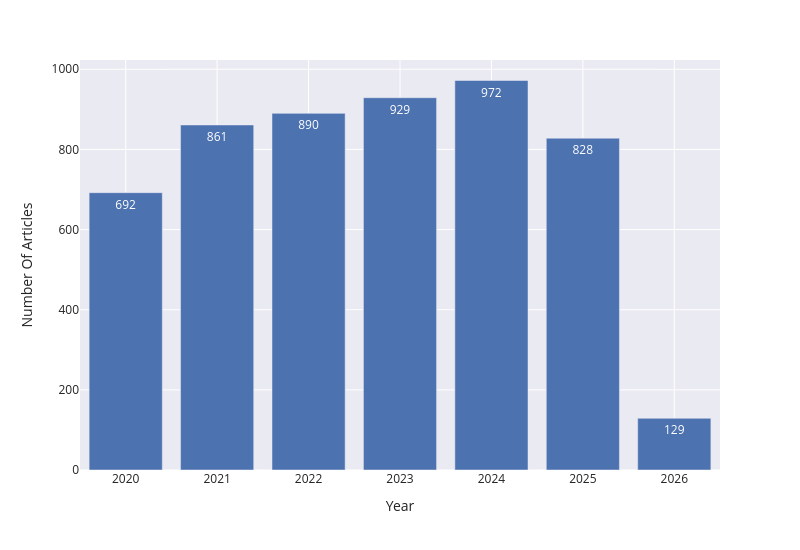

Notebook code for this chart:
### Code cell
fig = px.bar(
    data_frame=data[data['labled']]['date'].apply(lambda x : int(str(x)[:4]))
        .value_counts()
        .reset_index()
        .rename(columns={ "date" : "Year", "count" : "Number Of Articles" }),
    x="Year",
    y="Number Of Articles",
    text = "Number Of Articles",
    width=800,
    height=550
)

save_fig(fig, 'year_distribution_labled_only.pdf')
show(fig)

### Figure 1 — Plotly figure (JSON) as saved in the notebook; plotly's stock layout.template omitted (floating-point values rounded to 4 significant figures)
{"data": [{"hovertemplate": "Year=%{x}<br>Number Of Articles=%{text}<extra></extra>", "legendgroup": "", "marker": {"color": "rgb(76,114,176)", "pattern": {"shape": ""}}, "name": "", "orientation": "v", "showlegend": false, "text": [972.0, 929.0, 890.0, 861.0, 828.0, 692.0, 129.0], "textposition": "auto", "type": "bar", "x": [2024, 2023, 2022, 2021, 2025, 2020, 2026], "xaxis": "x", "y": [972, 929, 890, 861, 828, 692, 129], "yaxis": "y"}], "layout": {"barmode": "relative", "font": {"size": 12}, "height": 550, "legend": {"tracegroupgap": 0}, "margin": {"t": 60}, "width": 800, "xaxis": {"anchor": "y", "domain": [0, 1], "title": {"text": "Year"}}, "yaxis": {"anchor": "x", "domain": [0, 1], "title": {"text": "Number Of Articles"}}}}
